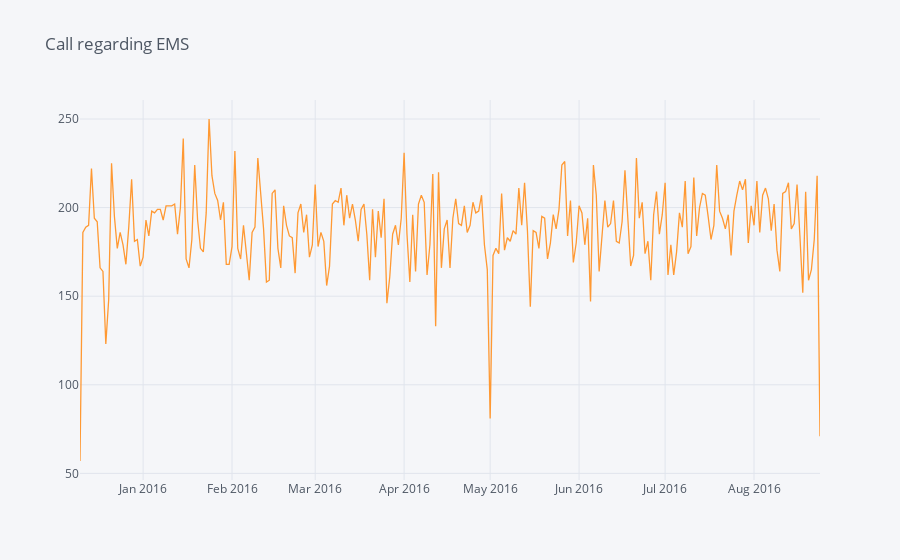

The notebook cell this image was saved under:
### Code cell
df[df['Reason']=='EMS'].groupby('Date').count()['twp'].iplot(title='Call regarding EMS')

### Figure 1 — Plotly figure (JSON) as saved in the notebook; plotly's stock layout.template omitted (floating-point values rounded to 4 significant figures; data arrays with more than 128 entries replaced by an {"elided": "..."} marker saying what was removed)
{"data": [{"line": {"color": "rgba(255, 153, 51, 1.0)", "dash": "solid", "shape": "linear", "width": 1.3}, "mode": "lines", "name": "twp", "text": "", "type": "scatter", "x": {"elided": "259 str values"}, "y": {"elided": "259 int values"}}], "layout": {"legend": {"bgcolor": "#F5F6F9", "font": {"color": "#4D5663"}}, "paper_bgcolor": "#F5F6F9", "plot_bgcolor": "#F5F6F9", "title": {"font": {"color": "#4D5663"}, "text": "Call regarding EMS"}, "xaxis": {"gridcolor": "#E1E5ED", "showgrid": true, "tickfont": {"color": "#4D5663"}, "title": {"font": {"color": "#4D5663"}, "text": ""}, "zerolinecolor": "#E1E5ED"}, "yaxis": {"gridcolor": "#E1E5ED", "showgrid": true, "tickfont": {"color": "#4D5663"}, "title": {"font": {"color": "#4D5663"}, "text": ""}, "zerolinecolor": "#E1E5ED"}}}
